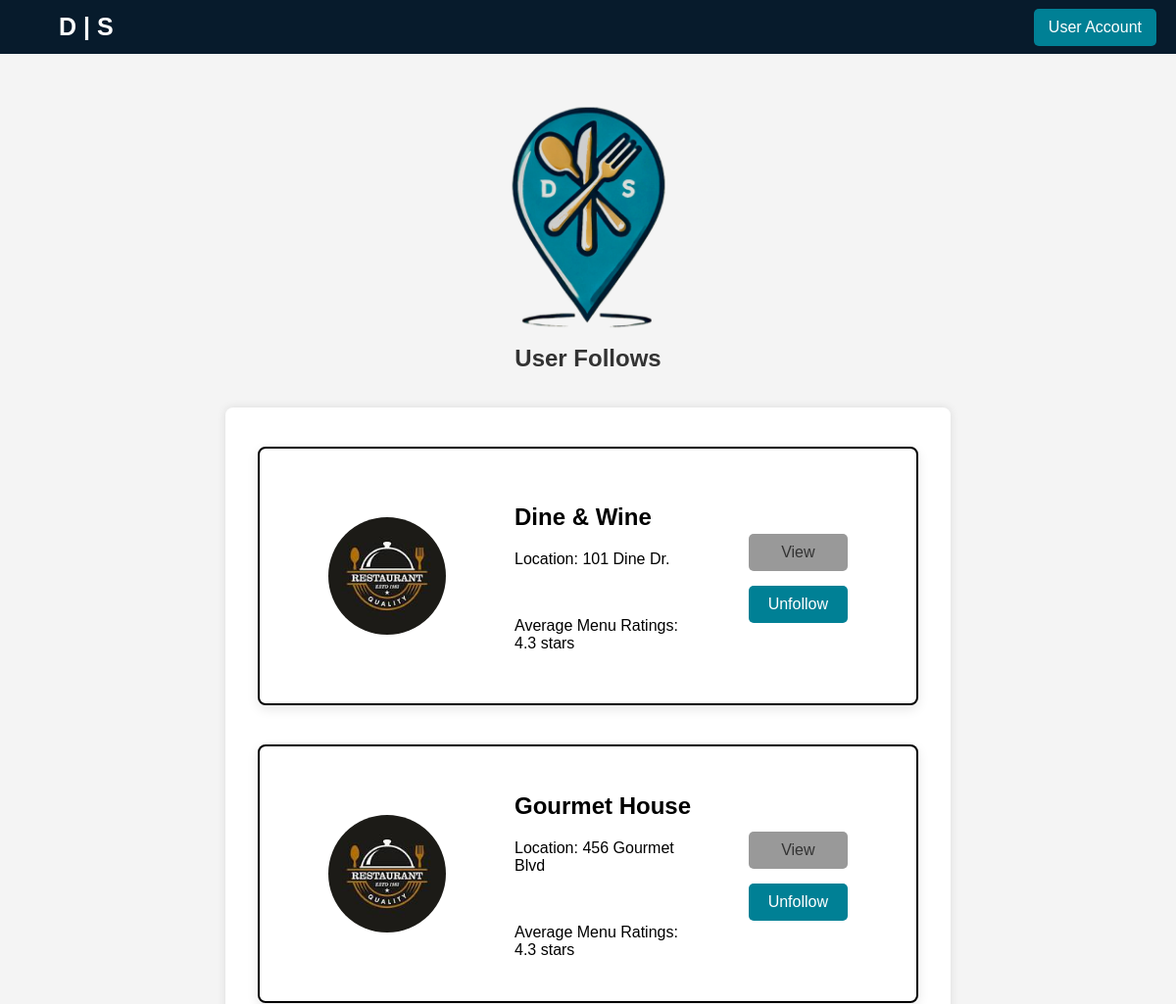
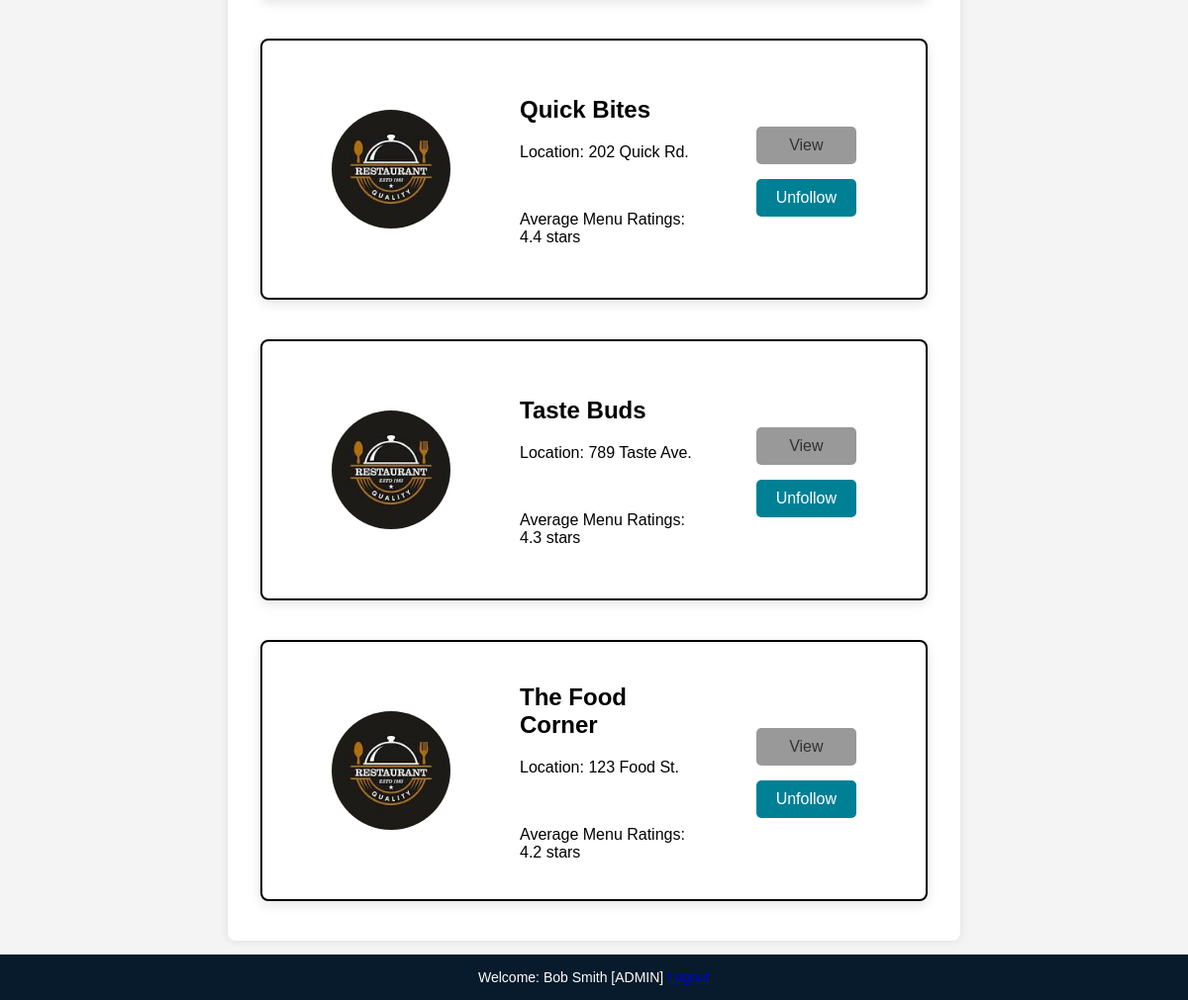
Screenshot of /Pages/view-user-follows.php (signed in) with the database file from the repository (2 pictures, top to bottom).
### tables this page shows
CREATE TABLE IF NOT EXISTS `restaurant` (
  `restaurant_id` int NOT NULL AUTO_INCREMENT,
  `name` varchar(100) NOT NULL,
  `location` varchar(100) DEFAULT NULL,
  `website` varchar(100) DEFAULT NULL,
  `phone_number` varchar(20) DEFAULT NULL,
  `email` varchar(100) DEFAULT NULL,
  `operating_hours` varchar(100) DEFAULT NULL,
  `description` text,
  `membership_id` int DEFAULT NULL,
  PRIMARY KEY (`restaurant_id`),
  KEY `membership_id` (`membership_id`)
);

### Pages/view-user-follows.php (the view, shortened to what this page needs)
<?php
require_once 'login_db.php';
$firstName = $_SESSION['first_name'] ?? 'Null';
$lastName = $_SESSION['last_name'] ?? 'Null';
$userId = $_SESSION['user_id'] ?? 0;
$roleInt = $_SESSION['role'] ?? 0;
$userRole = match ($roleInt) {
    0 => 'STANDARD USER',
    1 => 'ADMIN',
    2 => 'MEMBER USER',
    default => 'Null',
};
$conn = new mysqli($hn, $un, $pw, $db);
$query = "
    SELECT r.restaurant_id, r.name, r.location, r.operating_hours,
           COALESCE(AVG(rv.rating), 0) AS average_rating
    FROM followership fol
    INNER JOIN restaurant r ON fol.restaurant_id = r.restaurant_id
    LEFT JOIN food_item fi ON r.restaurant_id = fi.restaurant_id
    LEFT JOIN review rv ON fi.food_item_id = rv.food_item_id
    WHERE fol.user_id = ?
    GROUP BY r.restaurant_id
    ORDER BY r.name ASC";
$stmt = $conn->prepare($query);
$stmt->bind_param("i", $userId);
$stmt->execute();
$result = $stmt->get_result();
?>
<!DOCTYPE html>
<html lang="en">
<head>
    <link rel="stylesheet" href="../CSS/view-user-follows.css">
</head>
<body>
    <header class="top-bar">
        <div class="left-text">
            <a href="home.php">D | S</a>
        </div>
        <div class="right-button">
            <a href="home.php" class="no-underline">User Account</a>
        </div>
    </header>
    <div class="center-logo">
        <img src="../Images/ds_logo_simple_transparent.png" alt="DineScout Logo">
        <h1>User Follows</h1>
    </div>
    <div class="follows-container">
        <?php if ($result->num_rows > 0): ?>
            <?php while ($restaurant = $result->fetch_assoc()): ?>
                <div class="restaurant-item">
                    <img src="../Images/restaurant_logo.jpeg" alt="Restaurant Logo" class="restaurant-logo">
                    <div class="restaurant-info">
                        <h2><?php echo htmlspecialchars($restaurant['name']); ?></h2>
                        <p>Location: <?php echo htmlspecialchars($restaurant['location']); ?></p>
                        <br>
                        <p>Average Menu Ratings: <?php echo htmlspecialchars(number_format($restaurant['average_rating'], 1)); ?> stars</p>
                    </div>
                    <div class="unfollow-button">
                        <a href="view-restaurant.php?restaurant_id=<?php echo $restaurant['restaurant_id']; ?>" class="view-restaurant-link">View</a>
                        <button type="button"
                                class="unfollow-link"
                                data-restaurant-id="<?php echo $restaurant['restaurant_id']; ?>"
                                onclick="toggleFollow(this, 1)">
                            Unfollow
                        </button>
                    </div>
                </div>
            <?php endwhile; ?>
        <?php else: ?>
            <p>You are not following any restaurants.</p>
        <?php endif; ?>
    </div>
    <footer class="footer">
        <p>
            Welcome:
            <?php echo htmlspecialchars($firstName . ' ' . $lastName . " [" . $userRole . "]"); ?>
            <a href="../pages/logout.php" class="logout-button">Logout</a>
        </p>
    </footer>
</body>
</html>

### CSS/view-user-follows.css (style rules this page uses)
body { display: flex; flex-direction: column; align-items: center; margin: 0; font-family: Arial, sans-serif; background-color: #f4f4f4; min-height: 100vh; }
.top-bar { width: 100%; background-color: #071b2c; color: white; padding: 10px 20px; display: flex; justify-content: space-between; align-items: center; position: fixed; top: 0; height: 55px; box-sizing: border-box; }
.left-text a, .no-underline { text-decoration: none; color: white; }
.left-text a { font-size: 25px; font-weight: bold; margin-left: 40px; }
.no-underline { font-size: 16px; }
.right-button a { background-color: #008095; padding: 10px 15px; border-radius: 5px; display: inline-block; }
.center-logo { display: flex; flex-direction: column; align-items: center; margin: 100px 0 20px; }
.center-logo img { width: 175px; }
.center-logo h1 { margin-top: 10px; font-size: 24px; color: #333; }
.follows-container { display: flex; flex-direction: column; align-items: center; width: 90%; max-width: 700px; padding: 20px; background-color: white; border-radius: 8px; box-shadow: 0 0 10px rgba(0, 0, 0, 0.1); margin-bottom: 60px; }
.restaurant-item { display: flex; align-items: center; background: white; border-radius: 8px; padding: 20px; margin: 20px 0; box-shadow: 0 4px 12px rgba(0, 0, 0, 0.1); border: 2px solid black; min-height: 200px; max-width: 1200px; width: 90%; }
.restaurant-logo { width: 120px; height: auto; border-radius: 50%; margin-right: 20px; padding: 50px; }
.restaurant-info { flex: 1; text-align: left; }
.unfollow-link { background-color: #008095; color: white; text-decoration: none; padding: 10px 20px; font-size: 16px; cursor: pointer; border-radius: 5px; display: inline-block; text-align: center; margin-top: 5px; }
.view-restaurant-link { background-color: #999999; color: #333; text-decoration: none; padding: 10px 20px; font-size: 16px; cursor: pointer; border-radius: 5px; display: inline-block; text-align: center; margin-top: 5px; }
.unfollow-button { display: flex; flex-direction: column; gap: 10px; padding: 50px; }
.unfollow-button button { background-color: #008095; color: white; border: none; padding: 10px 20px; font-size: 16px; cursor: pointer; border-radius: 5px; }
.footer { width: 100%; background-color: #071b2c; text-align: center; padding: 15px 0; position: fixed; bottom: 0; }
.footer p { margin: 0; color: white; font-size: 14px; }

### rows the page displays
restaurant: name "Dine & Wine", location "101 Dine Dr.", average_rating "4.3"
restaurant: name "Gourmet House", location "456 Gourmet Blvd", average_rating "4.3"
restaurant: name "Quick Bites", location "202 Quick Rd.", average_rating "4.4"
restaurant: name "Taste Buds", location "789 Taste Ave.", average_rating "4.3"
restaurant: name "The Food Corner", location "123 Food St.", average_rating "4.2"

### other values shown
$firstName . ' ' . $lastName . " [" . $userRole . "]" "Bob Smith [ADMIN]"
